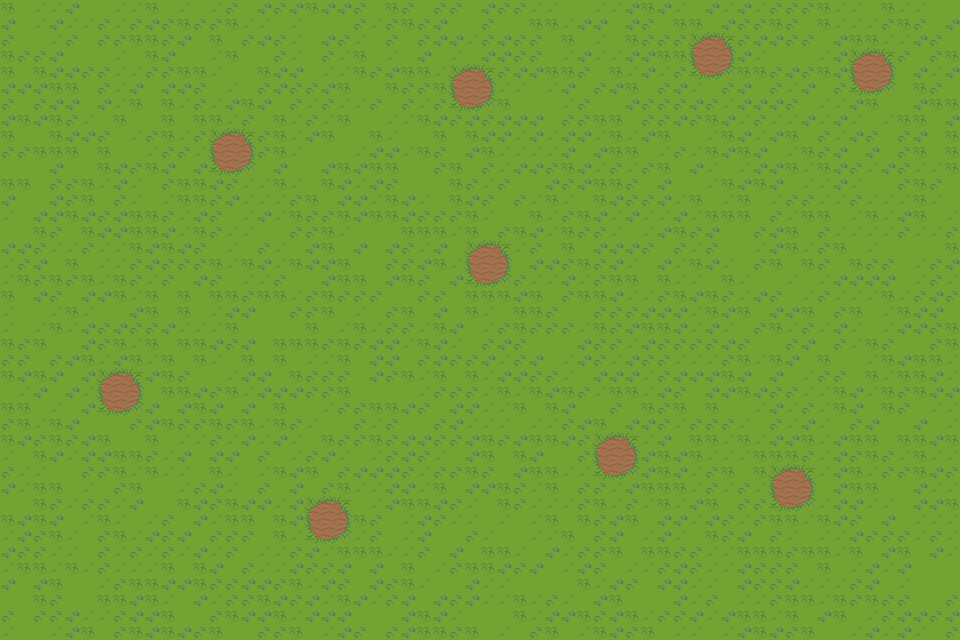

A 2D game scene composited from a Tiled map and its tileset images. What follows is a short description and the map's XML, with each tile layer's data collapsed to a summary:
An orthogonal 60x40 tile map with 16x16 px tiles, 1 tile layer (Tile Layer 1).

<map version="1.8" tiledversion="1.10.1" orientation="orthogonal" renderorder="right-down" width="60" height="40" tilewidth="16" tileheight="16" infinite="0" nextlayerid="2" nextobjectid="1">
 <tileset firstgid="1" source="../tilesets/floor.tsx" />
 <layer id="1" name="Tile Layer 1" width="60" height="40">
  <data>[2400 cells, 2400 non-empty, 14 distinct tile ids]</data>
 </layer>
</map>
